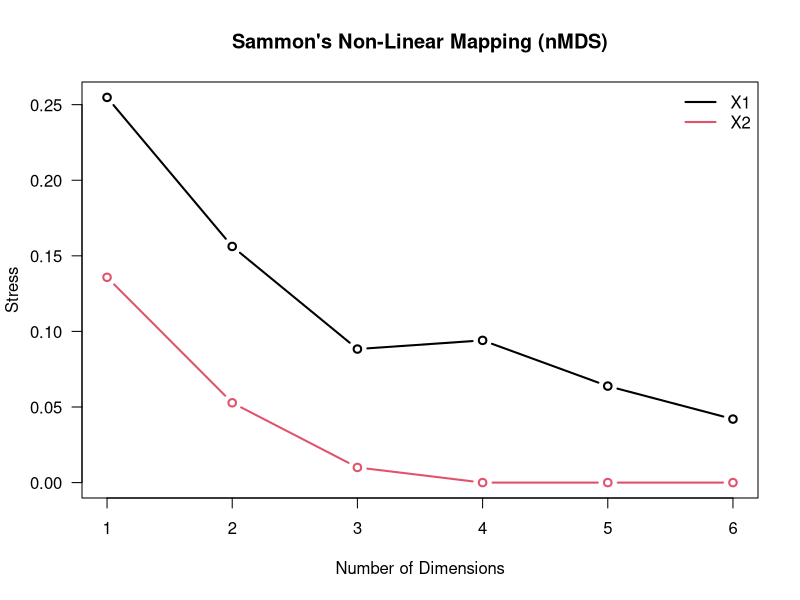
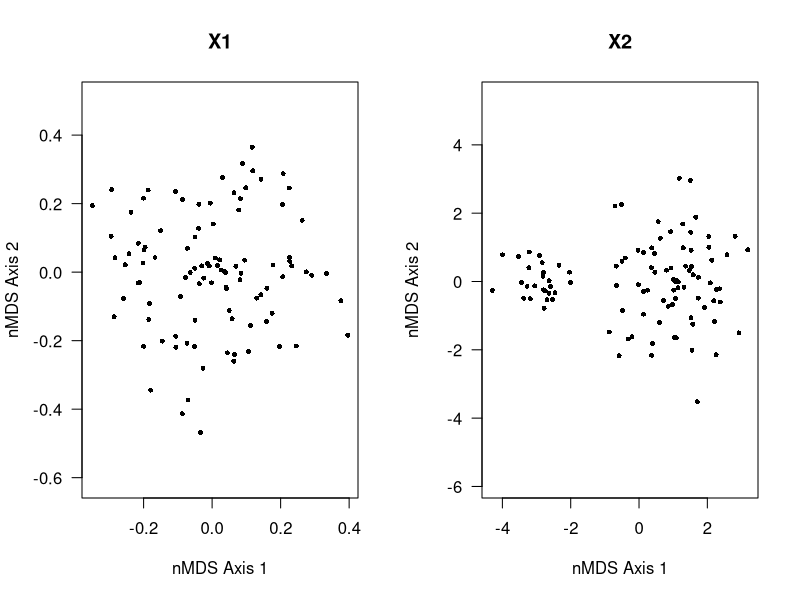
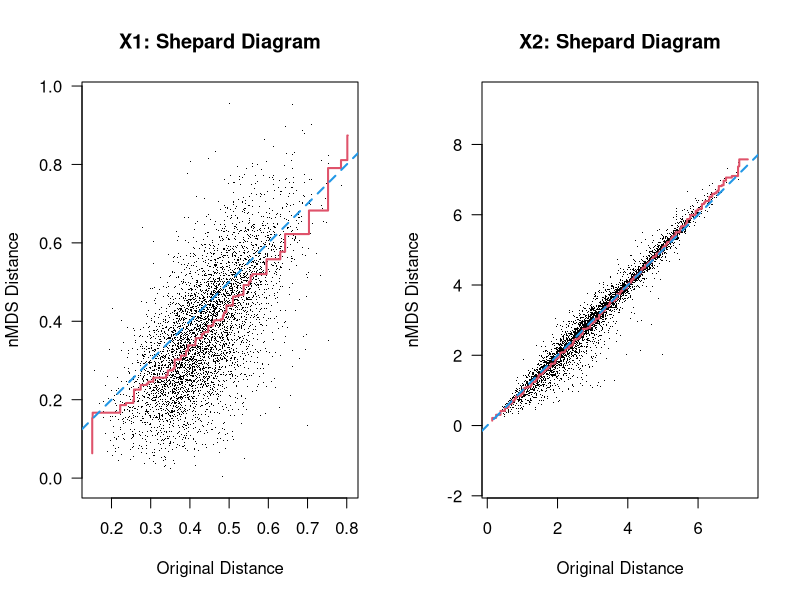

Source code (R) for these figures, in order:
## ---- chunk 1
library(knitr, quietly=TRUE)
library(kableExtra, quietly=TRUE)
opts_chunk$set(message=FALSE, warning=FALSE, background='#F7F7F7', fig.align='center', dev='png', retina = 2, tidy=FALSE, verbose=FALSE)
options(width=100, stringsAsFactors=FALSE)
## ---- chunk 2
library(MASS)

# number of individuals 
.n <- 100

# completely unstructured, 10-dimensional data = noise
set.seed(42)
x1 <- matrix(rnorm(.n * 10, mean = 0, sd = 0.1), ncol = 10)

# data with some structure, 4-dimensions, still noisy
set.seed(42)
x2 <- rbind(
  matrix(rnorm(.n, mean = 0, sd = 1), ncol = 4),
  matrix(rnorm(.n, mean = 0.1, sd = 1), ncol = 4),
  matrix(rnorm(.n, mean = 0.2, sd = 1), ncol = 4),
  matrix(rnorm(.n, mean = 2, sd = 0.5), ncol = 4)
)


# Euclidean distance
d1 <- dist(x1)
d2 <- dist(x2)


# evaluate stress as function of ordination rank
.seq <- 1:6

# repeat ordination using 1 to 6 dimensions
.stress1 <- sapply(.seq, function(i) {
  .res <- sammon(d1, k = i)$stress
})

.stress2 <- sapply(.seq, function(i) {
  .res <- sammon(d2, k = i)$stress
})
## ---- chunk 3
plot(x = .seq, y = .stress1, type = "b", las = 1, lwd = 2, ylab = "Stress", xlab = 'Number of Dimensions', main = "Sammon's Non-Linear Mapping (nMDS)", ylim = c(0, max(c(.stress1, .stress2))))

lines(x = .seq, y = .stress2, type = 'b', col = 2, lwd = 2)

legend('topright', legend = c('X1', 'X2'), lwd = 2, col = 1:2, bty = 'n')
## ---- chunk 4
# nMDS
set.seed(42)
mds1 <- sammon(d1, k = 3)

set.seed(42)
mds2 <- sammon(d2, k = 3)

# generate data for Shepard Diagram
shep1 <- Shepard(d1, mds1$points) 
shep2 <- Shepard(d2, mds2$points) 
## ---- chunk 5
par(mfcol = c(1, 2))
plot(mds1$points[, 1:2], pch = 16, asp = 1, xlab = 'nMDS Axis 1', ylab = 'nMDS Axis 2', main = 'X1', las = 1, cex = 0.66)

plot(mds2$points[, 1:2], pch = 16, asp = 1, xlab = 'nMDS Axis 1', ylab = 'nMDS Axis 2', main = 'X2', las = 1, cex = 0.66)
## ---- chunk 6
par(mfcol = c(1, 2))
plot(shep1, pch = ".", asp = 1, xlab = 'Original Distance', ylab = 'nMDS Distance', main = 'X1: Shepard Diagram', las = 1)
lines(shep1$x, shep1$yf, type = "S", col = 2, lwd = 2)
abline(0, 1, col = 4, lwd = 2, lty = 2)

plot(shep2, pch = ".", asp = 1, xlab = 'Original Distance', ylab = 'nMDS Distance', main = 'X2: Shepard Diagram', las = 1)
lines(shep2$x, shep2$yf, type = "S", col = 2, lwd = 2)
abline(0, 1, col = 4, lwd = 2, lty = 2)
